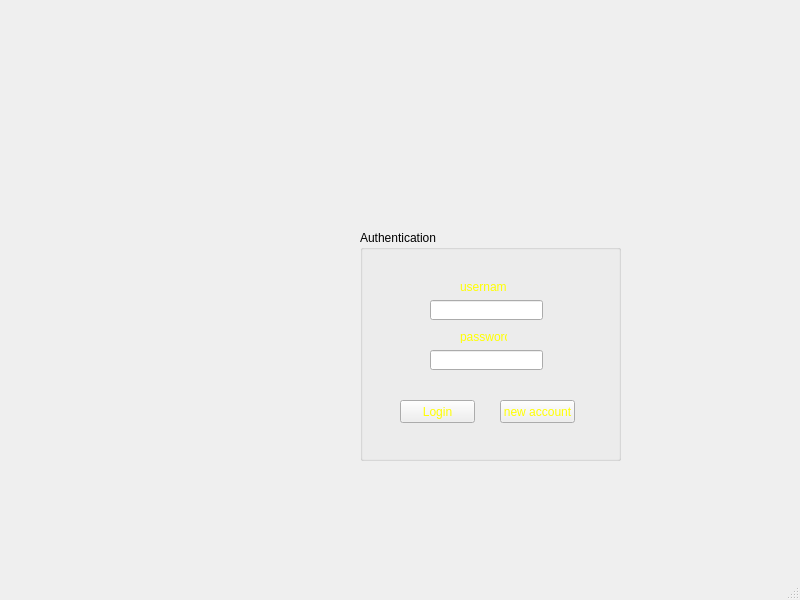
<?xml version="1.0" encoding="UTF-8"?>
<ui version="4.0">
 <class>MainWindow</class>
 <widget class="QMainWindow" name="MainWindow">
  <property name="geometry">
   <rect>
    <x>0</x>
    <y>0</y>
    <width>800</width>
    <height>600</height>
   </rect>
  </property>
  <property name="windowTitle">
   <string>MainWindow</string>
  </property>
  <property name="autoFillBackground">
   <bool>false</bool>
  </property>
  <property name="styleSheet">
   <string notr="true">background-image: url(:/images/img/launchScreen.png);
</string>
  </property>
  <widget class="QWidget" name="centralwidget">
   <widget class="QGroupBox" name="groupBox">
    <property name="geometry">
     <rect>
      <x>360</x>
      <y>230</y>
      <width>261</width>
      <height>231</height>
     </rect>
    </property>
    <property name="title">
     <string>Authentication</string>
    </property>
    <widget class="QLineEdit" name="lineEdit_password">
     <property name="geometry">
      <rect>
       <x>70</x>
       <y>120</y>
       <width>113</width>
       <height>20</height>
      </rect>
     </property>
     <property name="palette">
      <palette>
       <active>
        <colorrole role="WindowText">
         <brush brushstyle="SolidPattern">
          <color alpha="255">
           <red>85</red>
           <green>255</green>
           <blue>0</blue>
          </color>
         </brush>
        </colorrole>
        <colorrole role="Text">
         <brush brushstyle="SolidPattern">
          <color alpha="255">
           <red>85</red>
           <green>255</green>
           <blue>0</blue>
          </color>
         </brush>
        </colorrole>
        <colorrole role="ButtonText">
         <brush brushstyle="SolidPattern">
          <color alpha="255">
           <red>85</red>
           <green>255</green>
           <blue>0</blue>
          </color>
         </brush>
        </colorrole>
        <colorrole role="PlaceholderText">
         <brush brushstyle="SolidPattern">
          <color alpha="128">
           <red>85</red>
           <green>255</green>
           <blue>0</blue>
          </color>
         </brush>
        </colorrole>
       </active>
       <inactive>
        <colorrole role="WindowText">
         <brush brushstyle="SolidPattern">
          <color alpha="255">
           <red>85</red>
           <green>255</green>
           <blue>0</blue>
          </color>
         </brush>
        </colorrole>
        <colorrole role="Text">
         <brush brushstyle="SolidPattern">
          <color alpha="255">
           <red>85</red>
           <green>255</green>
           <blue>0</blue>
          </color>
         </brush>
        </colorrole>
        <colorrole role="ButtonText">
         <brush brushstyle="SolidPattern">
          <color alpha="255">
           <red>85</red>
           <green>255</green>
           <blue>0</blue>
          </color>
         </brush>
        </colorrole>
        <colorrole role="PlaceholderText">
         <brush brushstyle="SolidPattern">
          <color alpha="128">
           <red>85</red>
           <green>255</green>
           <blue>0</blue>
          </color>
         </brush>
        </colorrole>
       </inactive>
       <disabled>
        <colorrole role="WindowText">
         <brush brushstyle="SolidPattern">
          <color alpha="255">
           <red>120</red>
           <green>120</green>
           <blue>120</blue>
          </color>
         </brush>
        </colorrole>
        <colorrole role="Text">
         <brush brushstyle="SolidPattern">
          <color alpha="255">
           <red>120</red>
           <green>120</green>
           <blue>120</blue>
          </color>
         </brush>
        </colorrole>
        <colorrole role="ButtonText">
         <brush brushstyle="SolidPattern">
          <color alpha="255">
           <red>120</red>
           <green>120</green>
           <blue>120</blue>
          </color>
         </brush>
        </colorrole>
        <colorrole role="PlaceholderText">
         <brush brushstyle="SolidPattern">
          <color alpha="128">
           <red>85</red>
           <green>255</green>
           <blue>0</blue>
          </color>
         </brush>
        </colorrole>
       </disabled>
      </palette>
     </property>
     <property name="echoMode">
      <enum>QLineEdit::Password</enum>
     </property>
    </widget>
    <widget class="QLineEdit" name="lineEdit_username">
     <property name="geometry">
      <rect>
       <x>70</x>
       <y>70</y>
       <width>113</width>
       <height>20</height>
      </rect>
     </property>
     <property name="palette">
      <palette>
       <active>
        <colorrole role="WindowText">
         <brush brushstyle="SolidPattern">
          <color alpha="255">
           <red>85</red>
           <green>255</green>
           <blue>0</blue>
          </color>
         </brush>
        </colorrole>
        <colorrole role="Text">
         <brush brushstyle="SolidPattern">
          <color alpha="255">
           <red>85</red>
           <green>255</green>
           <blue>0</blue>
          </color>
         </brush>
        </colorrole>
        <colorrole role="PlaceholderText">
         <brush brushstyle="SolidPattern">
          <color alpha="128">
           <red>85</red>
           <green>255</green>
           <blue>0</blue>
          </color>
         </brush>
        </colorrole>
       </active>
       <inactive>
        <colorrole role="WindowText">
         <brush brushstyle="SolidPattern">
          <color alpha="255">
           <red>85</red>
           <green>255</green>
           <blue>0</blue>
          </color>
         </brush>
        </colorrole>
        <colorrole role="Text">
         <brush brushstyle="SolidPattern">
          <color alpha="255">
           <red>85</red>
           <green>255</green>
           <blue>0</blue>
          </color>
         </brush>
        </colorrole>
        <colorrole role="PlaceholderText">
         <brush brushstyle="SolidPattern">
          <color alpha="128">
           <red>85</red>
           <green>255</green>
           <blue>0</blue>
          </color>
         </brush>
        </colorrole>
       </inactive>
       <disabled>
        <colorrole role="WindowText">
         <brush brushstyle="SolidPattern">
          <color alpha="255">
           <red>120</red>
           <green>120</green>
           <blue>120</blue>
          </color>
         </brush>
        </colorrole>
        <colorrole role="Text">
         <brush brushstyle="SolidPattern">
          <color alpha="255">
           <red>120</red>
           <green>120</green>
           <blue>120</blue>
          </color>
         </brush>
        </colorrole>
        <colorrole role="PlaceholderText">
         <brush brushstyle="SolidPattern">
          <color alpha="128">
           <red>0</red>
           <green>0</green>
           <blue>0</blue>
          </color>
         </brush>
        </colorrole>
       </disabled>
      </palette>
     </property>
    </widget>
    <widget class="QLabel" name="label">
     <property name="geometry">
      <rect>
       <x>100</x>
       <y>50</y>
       <width>47</width>
       <height>13</height>
      </rect>
     </property>
     <property name="text">
      <string>&lt;html&gt;&lt;head/&gt;&lt;body&gt;&lt;p&gt;&lt;span style=&quot; color:#ffff00;&quot;&gt;username&lt;/span&gt;&lt;/p&gt;&lt;/body&gt;&lt;/html&gt;</string>
     </property>
    </widget>
    <widget class="QLabel" name="label_2">
     <property name="geometry">
      <rect>
       <x>100</x>
       <y>100</y>
       <width>47</width>
       <height>13</height>
      </rect>
     </property>
     <property name="text">
      <string>&lt;html&gt;&lt;head/&gt;&lt;body&gt;&lt;p&gt;&lt;span style=&quot; color:#ffff00;&quot;&gt;password&lt;/span&gt;&lt;/p&gt;&lt;/body&gt;&lt;/html&gt;</string>
     </property>
    </widget>
    <widget class="QPushButton" name="pushButton_login">
     <property name="geometry">
      <rect>
       <x>40</x>
       <y>170</y>
       <width>75</width>
       <height>23</height>
      </rect>
     </property>
     <property name="palette">
      <palette>
       <active>
        <colorrole role="WindowText">
         <brush brushstyle="SolidPattern">
          <color alpha="255">
           <red>255</red>
           <green>255</green>
           <blue>0</blue>
          </color>
         </brush>
        </colorrole>
        <colorrole role="Text">
         <brush brushstyle="SolidPattern">
          <color alpha="255">
           <red>255</red>
           <green>255</green>
           <blue>0</blue>
          </color>
         </brush>
        </colorrole>
        <colorrole role="ButtonText">
         <brush brushstyle="SolidPattern">
          <color alpha="255">
           <red>255</red>
           <green>255</green>
           <blue>0</blue>
          </color>
         </brush>
        </colorrole>
        <colorrole role="PlaceholderText">
         <brush brushstyle="SolidPattern">
          <color alpha="128">
           <red>255</red>
           <green>255</green>
           <blue>0</blue>
          </color>
         </brush>
        </colorrole>
       </active>
       <inactive>
        <colorrole role="WindowText">
         <brush brushstyle="SolidPattern">
          <color alpha="255">
           <red>255</red>
           <green>255</green>
           <blue>0</blue>
          </color>
         </brush>
        </colorrole>
        <colorrole role="Text">
         <brush brushstyle="SolidPattern">
          <color alpha="255">
           <red>255</red>
           <green>255</green>
           <blue>0</blue>
          </color>
         </brush>
        </colorrole>
        <colorrole role="ButtonText">
         <brush brushstyle="SolidPattern">
          <color alpha="255">
           <red>255</red>
           <green>255</green>
           <blue>0</blue>
          </color>
         </brush>
        </colorrole>
        <colorrole role="PlaceholderText">
         <brush brushstyle="SolidPattern">
          <color alpha="128">
           <red>255</red>
           <green>255</green>
           <blue>0</blue>
          </color>
         </brush>
        </colorrole>
       </inactive>
       <disabled>
        <colorrole role="WindowText">
         <brush brushstyle="SolidPattern">
          <color alpha="255">
           <red>120</red>
           <green>120</green>
           <blue>120</blue>
          </color>
         </brush>
        </colorrole>
        <colorrole role="Text">
         <brush brushstyle="SolidPattern">
          <color alpha="255">
           <red>120</red>
           <green>120</green>
           <blue>120</blue>
          </color>
         </brush>
        </colorrole>
        <colorrole role="ButtonText">
         <brush brushstyle="SolidPattern">
          <color alpha="255">
           <red>120</red>
           <green>120</green>
           <blue>120</blue>
          </color>
         </brush>
        </colorrole>
        <colorrole role="PlaceholderText">
         <brush brushstyle="SolidPattern">
          <color alpha="128">
           <red>0</red>
           <green>0</green>
           <blue>0</blue>
          </color>
         </brush>
        </colorrole>
       </disabled>
      </palette>
     </property>
     <property name="text">
      <string>Login</string>
     </property>
     <property name="checkable">
      <bool>false</bool>
     </property>
    </widget>
    <widget class="QPushButton" name="pushButton_newAccount">
     <property name="geometry">
      <rect>
       <x>140</x>
       <y>170</y>
       <width>75</width>
       <height>23</height>
      </rect>
     </property>
     <property name="palette">
      <palette>
       <active>
        <colorrole role="WindowText">
         <brush brushstyle="SolidPattern">
          <color alpha="255">
           <red>255</red>
           <green>255</green>
           <blue>0</blue>
          </color>
         </brush>
        </colorrole>
        <colorrole role="Text">
         <brush brushstyle="SolidPattern">
          <color alpha="255">
           <red>255</red>
           <green>255</green>
           <blue>0</blue>
          </color>
         </brush>
        </colorrole>
        <colorrole role="ButtonText">
         <brush brushstyle="SolidPattern">
          <color alpha="255">
           <red>255</red>
           <green>255</green>
           <blue>0</blue>
          </color>
         </brush>
        </colorrole>
        <colorrole role="PlaceholderText">
         <brush brushstyle="SolidPattern">
          <color alpha="128">
           <red>255</red>
           <green>255</green>
           <blue>0</blue>
          </color>
         </brush>
        </colorrole>
       </active>
       <inactive>
        <colorrole role="WindowText">
         <brush brushstyle="SolidPattern">
          <color alpha="255">
           <red>255</red>
           <green>255</green>
           <blue>0</blue>
          </color>
         </brush>
        </colorrole>
        <colorrole role="Text">
         <brush brushstyle="SolidPattern">
          <color alpha="255">
           <red>255</red>
           <green>255</green>
           <blue>0</blue>
          </color>
         </brush>
        </colorrole>
        <colorrole role="ButtonText">
         <brush brushstyle="SolidPattern">
          <color alpha="255">
           <red>255</red>
           <green>255</green>
           <blue>0</blue>
          </color>
         </brush>
        </colorrole>
        <colorrole role="PlaceholderText">
         <brush brushstyle="SolidPattern">
          <color alpha="128">
           <red>255</red>
           <green>255</green>
           <blue>0</blue>
          </color>
         </brush>
        </colorrole>
       </inactive>
       <disabled>
        <colorrole role="WindowText">
         <brush brushstyle="SolidPattern">
          <color alpha="255">
           <red>120</red>
           <green>120</green>
           <blue>120</blue>
          </color>
         </brush>
        </colorrole>
        <colorrole role="Text">
         <brush brushstyle="SolidPattern">
          <color alpha="255">
           <red>120</red>
           <green>120</green>
           <blue>120</blue>
          </color>
         </brush>
        </colorrole>
        <colorrole role="ButtonText">
         <brush brushstyle="SolidPattern">
          <color alpha="255">
           <red>120</red>
           <green>120</green>
           <blue>120</blue>
          </color>
         </brush>
        </colorrole>
        <colorrole role="PlaceholderText">
         <brush brushstyle="SolidPattern">
          <color alpha="128">
           <red>0</red>
           <green>0</green>
           <blue>0</blue>
          </color>
         </brush>
        </colorrole>
       </disabled>
      </palette>
     </property>
     <property name="text">
      <string>new account</string>
     </property>
    </widget>
   </widget>
  </widget>
  <widget class="QMenuBar" name="menubar">
   <property name="geometry">
    <rect>
     <x>0</x>
     <y>0</y>
     <width>800</width>
     <height>21</height>
    </rect>
   </property>
  </widget>
  <widget class="QStatusBar" name="statusbar">
   <property name="palette">
    <palette>
     <active>
      <colorrole role="WindowText">
       <brush brushstyle="SolidPattern">
        <color alpha="255">
         <red>255</red>
         <green>0</green>
         <blue>0</blue>
        </color>
       </brush>
      </colorrole>
      <colorrole role="ButtonText">
       <brush brushstyle="SolidPattern">
        <color alpha="255">
         <red>255</red>
         <green>0</green>
         <blue>0</blue>
        </color>
       </brush>
      </colorrole>
      <colorrole role="LinkVisited">
       <brush brushstyle="SolidPattern">
        <color alpha="255">
         <red>255</red>
         <green>0</green>
         <blue>0</blue>
        </color>
       </brush>
      </colorrole>
      <colorrole role="ToolTipText">
       <brush brushstyle="SolidPattern">
        <color alpha="255">
         <red>255</red>
         <green>0</green>
         <blue>0</blue>
        </color>
       </brush>
      </colorrole>
     </active>
     <inactive>
      <colorrole role="WindowText">
       <brush brushstyle="SolidPattern">
        <color alpha="255">
         <red>255</red>
         <green>0</green>
         <blue>0</blue>
        </color>
       </brush>
      </colorrole>
      <colorrole role="ButtonText">
       <brush brushstyle="SolidPattern">
        <color alpha="255">
         <red>255</red>
         <green>0</green>
         <blue>0</blue>
        </color>
       </brush>
      </colorrole>
      <colorrole role="LinkVisited">
       <brush brushstyle="SolidPattern">
        <color alpha="255">
         <red>255</red>
         <green>0</green>
         <blue>0</blue>
        </color>
       </brush>
      </colorrole>
      <colorrole role="ToolTipText">
       <brush brushstyle="SolidPattern">
        <color alpha="255">
         <red>255</red>
         <green>0</green>
         <blue>0</blue>
        </color>
       </brush>
      </colorrole>
     </inactive>
     <disabled>
      <colorrole role="WindowText">
       <brush brushstyle="SolidPattern">
        <color alpha="255">
         <red>120</red>
         <green>120</green>
         <blue>120</blue>
        </color>
       </brush>
      </colorrole>
      <colorrole role="ButtonText">
       <brush brushstyle="SolidPattern">
        <color alpha="255">
         <red>120</red>
         <green>120</green>
         <blue>120</blue>
        </color>
       </brush>
      </colorrole>
      <colorrole role="LinkVisited">
       <brush brushstyle="SolidPattern">
        <color alpha="255">
         <red>255</red>
         <green>0</green>
         <blue>0</blue>
        </color>
       </brush>
      </colorrole>
      <colorrole role="ToolTipText">
       <brush brushstyle="SolidPattern">
        <color alpha="255">
         <red>255</red>
         <green>0</green>
         <blue>0</blue>
        </color>
       </brush>
      </colorrole>
     </disabled>
    </palette>
   </property>
  </widget>
 </widget>
 <resources/>
 <connections/>
</ui>
